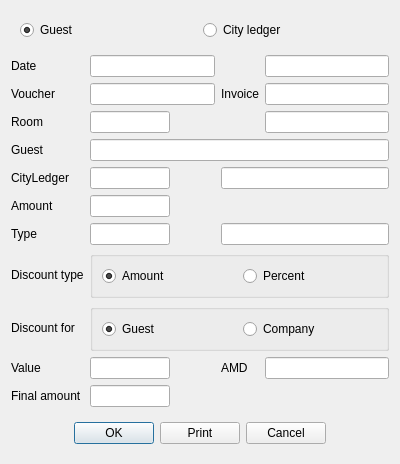
<?xml version="1.0" encoding="UTF-8"?>
<ui version="4.0">
 <class>DlgDiscount</class>
 <widget class="QDialog" name="DlgDiscount">
  <property name="geometry">
   <rect>
    <x>0</x>
    <y>0</y>
    <width>400</width>
    <height>422</height>
   </rect>
  </property>
  <property name="windowTitle">
   <string>Discount</string>
  </property>
  <layout class="QVBoxLayout" name="verticalLayout">
   <item>
    <layout class="QGridLayout" name="gridLayout">
     <item row="7" column="2" colspan="2">
      <widget class="EQLineEdit" name="leType">
       <property name="readOnly">
        <bool>true</bool>
       </property>
      </widget>
     </item>
     <item row="10" column="0">
      <widget class="QLabel" name="label_5">
       <property name="text">
        <string>Value</string>
       </property>
      </widget>
     </item>
     <item row="6" column="1">
      <widget class="EQLineEdit" name="leAmount">
       <property name="maximumSize">
        <size>
         <width>80</width>
         <height>16777215</height>
        </size>
       </property>
       <property name="focusPolicy">
        <enum>Qt::NoFocus</enum>
       </property>
       <property name="readOnly">
        <bool>true</bool>
       </property>
      </widget>
     </item>
     <item row="7" column="1">
      <widget class="EQLineEdit" name="leTypeCode">
       <property name="maximumSize">
        <size>
         <width>80</width>
         <height>16777215</height>
        </size>
       </property>
      </widget>
     </item>
     <item row="6" column="0">
      <widget class="QLabel" name="label_3">
       <property name="text">
        <string>Amount</string>
       </property>
      </widget>
     </item>
     <item row="4" column="1" colspan="3">
      <widget class="EQLineEdit" name="leGuest">
       <property name="focusPolicy">
        <enum>Qt::NoFocus</enum>
       </property>
       <property name="readOnly">
        <bool>true</bool>
       </property>
      </widget>
     </item>
     <item row="8" column="1" colspan="3">
      <widget class="QGroupBox" name="groupBox">
       <property name="title">
        <string/>
       </property>
       <layout class="QHBoxLayout" name="horizontalLayout">
        <item>
         <widget class="QRadioButton" name="rbAmount">
          <property name="text">
           <string>Amount</string>
          </property>
          <property name="checked">
           <bool>true</bool>
          </property>
         </widget>
        </item>
        <item>
         <widget class="QRadioButton" name="rbPercent">
          <property name="text">
           <string>Percent</string>
          </property>
         </widget>
        </item>
       </layout>
      </widget>
     </item>
     <item row="4" column="0">
      <widget class="QLabel" name="lbGuest">
       <property name="text">
        <string>Guest</string>
       </property>
      </widget>
     </item>
     <item row="12" column="0" colspan="4">
      <widget class="QWidget" name="widget" native="true">
       <property name="minimumSize">
        <size>
         <width>0</width>
         <height>0</height>
        </size>
       </property>
       <layout class="QHBoxLayout" name="horizontalLayout_2">
        <item>
         <spacer name="horizontalSpacer">
          <property name="orientation">
           <enum>Qt::Horizontal</enum>
          </property>
          <property name="sizeHint" stdset="0">
           <size>
            <width>94</width>
            <height>20</height>
           </size>
          </property>
         </spacer>
        </item>
        <item>
         <widget class="QPushButton" name="btnOk">
          <property name="text">
           <string>OK</string>
          </property>
         </widget>
        </item>
        <item>
         <widget class="QPushButton" name="btnPrint">
          <property name="text">
           <string>Print</string>
          </property>
         </widget>
        </item>
        <item>
         <widget class="QPushButton" name="btnCancel">
          <property name="text">
           <string>Cancel</string>
          </property>
         </widget>
        </item>
        <item>
         <spacer name="horizontalSpacer_2">
          <property name="orientation">
           <enum>Qt::Horizontal</enum>
          </property>
          <property name="sizeHint" stdset="0">
           <size>
            <width>94</width>
            <height>20</height>
           </size>
          </property>
         </spacer>
        </item>
       </layout>
      </widget>
     </item>
     <item row="9" column="0">
      <widget class="QLabel" name="label_7">
       <property name="text">
        <string>Discount for</string>
       </property>
      </widget>
     </item>
     <item row="3" column="0">
      <widget class="QLabel" name="lbRoom">
       <property name="text">
        <string>Room</string>
       </property>
      </widget>
     </item>
     <item row="3" column="1">
      <widget class="EQLineEdit" name="leRoomCode">
       <property name="maximumSize">
        <size>
         <width>80</width>
         <height>16777215</height>
        </size>
       </property>
       <property name="focusPolicy">
        <enum>Qt::NoFocus</enum>
       </property>
       <property name="readOnly">
        <bool>false</bool>
       </property>
      </widget>
     </item>
     <item row="8" column="0">
      <widget class="QLabel" name="label_4">
       <property name="text">
        <string>Discount type</string>
       </property>
      </widget>
     </item>
     <item row="10" column="3">
      <widget class="EQLineEdit" name="leDiscountAmount">
       <property name="readOnly">
        <bool>true</bool>
       </property>
      </widget>
     </item>
     <item row="10" column="1">
      <widget class="EQLineEdit" name="leValue">
       <property name="maximumSize">
        <size>
         <width>80</width>
         <height>16777215</height>
        </size>
       </property>
      </widget>
     </item>
     <item row="9" column="1" colspan="3">
      <widget class="QGroupBox" name="groupBox_2">
       <property name="title">
        <string/>
       </property>
       <layout class="QHBoxLayout" name="horizontalLayout_3">
        <item>
         <widget class="QRadioButton" name="gbGuest">
          <property name="text">
           <string>Guest</string>
          </property>
          <property name="checked">
           <bool>true</bool>
          </property>
         </widget>
        </item>
        <item>
         <widget class="QRadioButton" name="rbCompany">
          <property name="text">
           <string>Company</string>
          </property>
         </widget>
        </item>
       </layout>
      </widget>
     </item>
     <item row="11" column="1">
      <widget class="EQLineEdit" name="leFinalAmount">
       <property name="maximumSize">
        <size>
         <width>80</width>
         <height>16777215</height>
        </size>
       </property>
       <property name="focusPolicy">
        <enum>Qt::NoFocus</enum>
       </property>
       <property name="readOnly">
        <bool>true</bool>
       </property>
      </widget>
     </item>
     <item row="5" column="1">
      <widget class="EQLineEdit" name="leCLCode">
       <property name="maximumSize">
        <size>
         <width>80</width>
         <height>16777215</height>
        </size>
       </property>
      </widget>
     </item>
     <item row="10" column="2">
      <widget class="QLabel" name="lbType">
       <property name="text">
        <string>AMD</string>
       </property>
      </widget>
     </item>
     <item row="5" column="0">
      <widget class="QLabel" name="lbCityLedger">
       <property name="text">
        <string>CityLedger</string>
       </property>
      </widget>
     </item>
     <item row="7" column="0">
      <widget class="QLabel" name="label_8">
       <property name="text">
        <string>Type</string>
       </property>
      </widget>
     </item>
     <item row="11" column="0">
      <widget class="QLabel" name="label_6">
       <property name="text">
        <string>Final amount</string>
       </property>
      </widget>
     </item>
     <item row="5" column="2" colspan="2">
      <widget class="EQLineEdit" name="leCLName"/>
     </item>
     <item row="0" column="0" colspan="4">
      <widget class="QWidget" name="widget_2" native="true">
       <layout class="QHBoxLayout" name="horizontalLayout_4">
        <item>
         <widget class="QRadioButton" name="rbGuest">
          <property name="text">
           <string>Guest</string>
          </property>
          <property name="checked">
           <bool>true</bool>
          </property>
         </widget>
        </item>
        <item>
         <widget class="QRadioButton" name="rbCityLedger">
          <property name="text">
           <string>City ledger</string>
          </property>
         </widget>
        </item>
       </layout>
      </widget>
     </item>
     <item row="2" column="0">
      <widget class="QLabel" name="label">
       <property name="text">
        <string>Voucher</string>
       </property>
      </widget>
     </item>
     <item row="2" column="3">
      <widget class="EQLineEdit" name="leInvoice">
       <property name="maximumSize">
        <size>
         <width>222</width>
         <height>16777215</height>
        </size>
       </property>
       <property name="readOnly">
        <bool>true</bool>
       </property>
      </widget>
     </item>
     <item row="2" column="2">
      <widget class="QLabel" name="label_2">
       <property name="text">
        <string>Invoice</string>
       </property>
      </widget>
     </item>
     <item row="2" column="1">
      <widget class="EQLineEdit" name="leVaucher">
       <property name="readOnly">
        <bool>true</bool>
       </property>
      </widget>
     </item>
     <item row="3" column="3">
      <widget class="EQLineEdit" name="leRoomName">
       <property name="focusPolicy">
        <enum>Qt::NoFocus</enum>
       </property>
       <property name="readOnly">
        <bool>true</bool>
       </property>
      </widget>
     </item>
     <item row="1" column="1">
      <widget class="EDateEdit" name="deDate">
       <property name="readOnly">
        <bool>true</bool>
       </property>
      </widget>
     </item>
     <item row="1" column="0">
      <widget class="QLabel" name="label_9">
       <property name="text">
        <string>Date</string>
       </property>
      </widget>
     </item>
     <item row="1" column="3">
      <widget class="QLineEdit" name="leReservation"/>
     </item>
    </layout>
   </item>
  </layout>
 </widget>
 <customwidgets>
  <customwidget>
   <class>EQLineEdit</class>
   <extends>QLineEdit</extends>
   <header location="global">eqlineedit.h</header>
   <slots>
    <signal>customButtonClicked(bool)</signal>
   </slots>
  </customwidget>
  <customwidget>
   <class>EDateEdit</class>
   <extends>QLineEdit</extends>
   <header location="global">edateedit.h</header>
  </customwidget>
 </customwidgets>
 <resources/>
 <connections/>
</ui>
